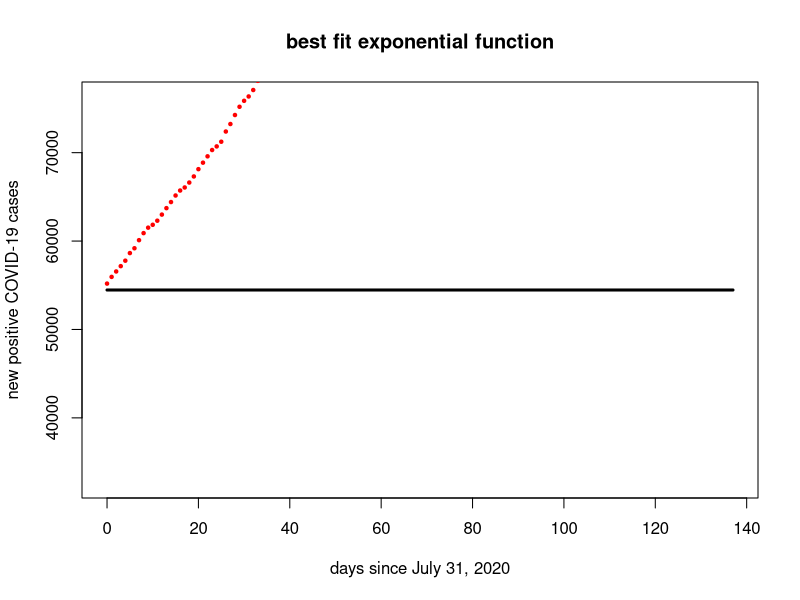
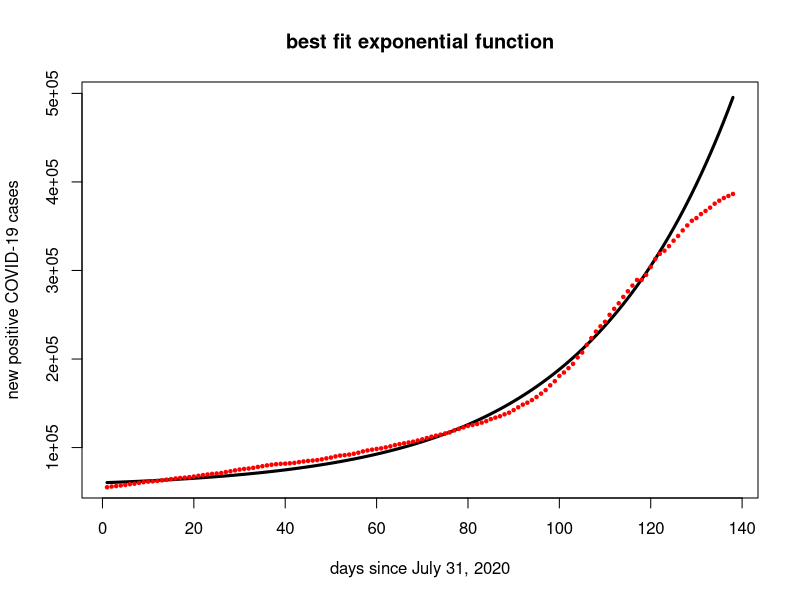

Here is the R script that generated these plots, in order:
## ---- chunk 1

covid.start = 54463

covid.mn = c(725, 1484, 2097, 2699, 3316, 4177, 4722, 5638, 6435, 7053, 7376, 7840, 8530, 9260, 9950, 10689, 11253, 11598, 12155, 12845, 13670, 14404, 15121, 15835, 16244, 16773, 17927, 18777, 19794, 20726, 21401, 21892, 22622, 23660, 24503, 25417, 26124, 26762, 27145, 27405, 27786, 28253, 29125, 29848, 30486, 30888, 31350, 32259, 33344, 34258, 35554, 36479, 36959, 37637, 38549, 39726, 41196, 42271, 43175, 43984, 44671, 45737, 46903, 48324, 49363, 50336, 51277, 52188, 53459, 54849, 56365, 57805, 58976, 60111, 61480, 62643, 64933, 66627, 68349, 69976, 71068, 72128, 73689, 75400, 77659, 79339, 80909, 83073, 84981, 87848, 91002, 94009, 96209, 99157, 102633, 106460, 110402, 115844, 120491, 126399, 130325, 135218, 140107, 147332, 152876, 161565, 169118, 176555, 182486, 187580, 195443, 202237, 208489, 215694, 222037, 228453, 234840, 234840, 240538, 249560, 258506, 264300, 267849, 273014, 279163, 284510, 290818, 296399, 301689, 304740, 309256, 312755, 316505, 320935, 324360, 327378, 329701, 331949)

## ---- chunk 2
xhat = c(0,0)  #this is wrong
a = exp(xhat[1])
k = xhat[2]
x = 0:(length(covid.mn)-1)

f=function(y){a * exp(k*(y))}

plot(x,f(x)+ covid.start,type="l",lwd=3,ylab="new positive COVID-19 cases", xlab="days since July 31, 2020", main="best fit exponential function")
points(x,covid.mn + covid.start,pch=20,cex=.7,col="red")
## ---- chunk 3
require(pracma)
## ---- chunk 4

A = cbind(c(1,-2,1,0,1), c(-1,3,-1,1,-1), c(0,0,1,3,1), c(0,2,0,0,4))
rref(A)

## ---- chunk 5
rref(t(A))
## ---- chunk 6
A = cbind(c(1,1,1,1), c(1,2,1,2),c(1,-1,-1,1))
b  = c(4,1,-2,-1)
rref(cbind(A,b))
## ---- chunk 7
#solve the normal equation
(xhat = solve(t(A) %*% A, t(A) %*% b))

# find the projection
(bhat = A %*% xhat)

# find the residual vector
(z = b - bhat)

# check that z is orthogonal to Col(A)
t(A) %*% z

# measure the distance between bhat and b
sqrt( t(z) %*% z)

## ---- chunk 8


x = 1:length(covid.mn)
y = log(covid.mn)

A = cbind(x^0, x)

(xhat = solve(t(A) %*% A, t(A) %*% y))





## ---- chunk 9
a = exp(xhat[1])
k = xhat[2]

f=function(y){a * exp(k*(y))}

plot(x,f(x)+ covid.start,type="l",lwd=3,ylab="new positive COVID-19 cases", xlab="days since July 31, 2020", main="best fit exponential function")
points(x,covid.mn + covid.start,pch=20,cex=.7,col="red")

## ---- chunk 10
A = cbind(c(3,0,34,3), c(0,6,-34,0), c(34,-34,74,34),c(3,0,34,3))
A
syst = eigen(A)

(P = syst$vectors)



zapsmall(P %*% t(P))


## ---- chunk 11

zapsmall(syst$values)

## ---- chunk 12

v1 = syst$vectors[,1]
v2 = syst$vectors[,2]
v3 = syst$vectors[,3]
v4 = syst$vectors[,4]

syst$values[1] * v1 %*% t(v1) + syst$values[2] * v2 %*% t(v2) + syst$values[3] * v3 %*% t(v3) + syst$values[4] * v4 %*% t(v4)

## ---- chunk 13
syst$values[1] * v1 %*% t(v1)  + syst$values[4] * v4 %*% t(v4)
## ---- chunk 14

11.4 * cbind(c(0.48,0.61,0.30,0.032,0.56)) %*% rbind(c(0.16,-0.98,0.062))

## ---- chunk 15

A = rbind(c(1,3,-3,1,0),c(2,1,0,6,5),c(3,3,-3,6,3),c(-1,4,-3,-3,-1))
B = rref(A)

A
B

## ---- chunk 16

(Asvd = svd(A))
(Bsvd = svd(B))

# check that the singular values are different
Asvd$d
Bsvd$d


Arow = Asvd$v[,1:3]
Acol = Asvd$u[,1:3]

Brow = Bsvd$v[,1:3]
Bcol = Bsvd$u[,1:3]

# check that the rowspaces are the same
# this also means that the nullspaces are the same
rref(cbind(Arow, Brow))
rref(cbind(Brow, Arow))

# check that the columnspaces are different
rref(cbind(Acol, Bcol))



